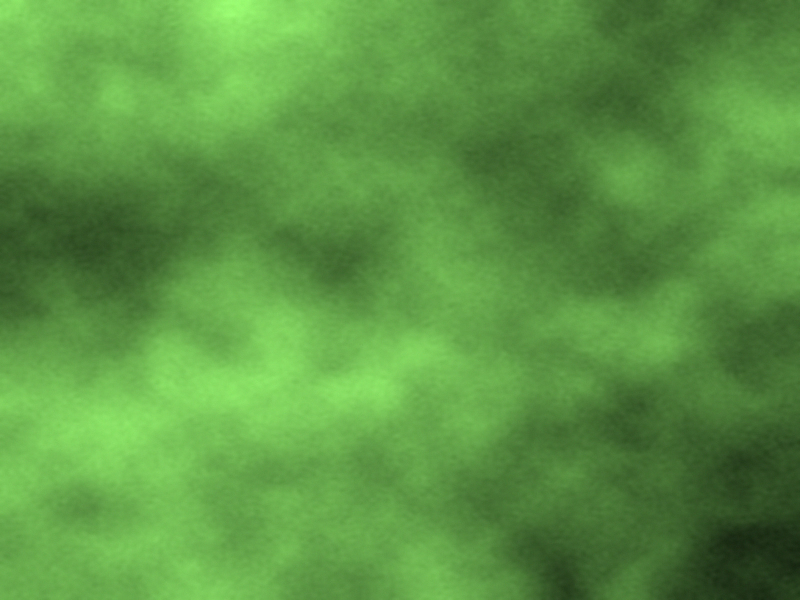
#> input picture testkit/out/foliage-locator.jpg, 1600 x 1200 px, given in place of landscape_1600x1200.png, which was not available (shown at 1/2 size)
$ python make_proof_images.py
#> lines starting #> are read from the running program, lines starting #| are printed output that depends on the picture; pictures that were not available may be replaced by others from this repository, and a replacement may not be noted
### robust_lab/channel.py
"""
Realistic social-platform channel models.

The upstream `channel_simulator/channel.py` models each platform as a single
"resize to width W, JPEG at quality Q" step. Real platforms are harsher:

  * they resize on the LONG edge, not the width, so portrait images are hit
    differently than landscape ones;
  * the output dimension is almost never a multiple of 8, so the receiver's
    8x8 DCT grid does not line up with the sender's;
  * quality is adaptive, not fixed, and is applied on top of an already-lossy
    input (double compression);
  * several platforms sharpen after downscaling;
  * some clients re-encode a second time on the receiving end.

Each profile below therefore has a *range* of behaviours, and `simulate()`
samples from it. `simulate_worst()` picks the harshest corner so a scheme can
be tested against the bad case rather than the lucky one.
"""

from __future__ import annotations

import io
import random
from dataclasses import dataclass, field

import numpy as np
from PIL import Image, ImageFilter


@dataclass(frozen=True)
class Profile:
    """One platform's image-processing behaviour."""

    name: str
    #: Max long-edge in pixels; the image is downscaled to fit. 0 = never resize.
    long_edge: int
    #: JPEG quality range the platform re-encodes with.
    quality: tuple[int, int]
    #: Chroma subsampling: 0 = 4:4:4, 2 = 4:2:0.
    subsampling: int = 2
    #: Unsharp-mask strength applied after downscale (0 = none).
    sharpen: float = 0.0
    #: Number of independent JPEG re-encodes (>1 models client + server passes).
    passes: int = 1
    #: Resampling filters the platform may use.
    filters: tuple[int, ...] = field(default=(Image.LANCZOS, Image.BICUBIC))
    #: Pixels that may be cropped off each edge (models aspect-ratio cropping).
    crop: int = 0


PROFILES: dict[str, Profile] = {
    # WhatsApp "standard quality": the harshest mainstream channel.
    "whatsapp": Profile(
        name="whatsapp",
        long_edge=1600,
        quality=(60, 75),
        subsampling=2,
        sharpen=0.0,
        passes=1,
    ),
    # WhatsApp "HD quality" toggle: larger cap, gentler quantisation.
    "whatsapp_hd": Profile(
        name="whatsapp_hd",
        long_edge=3000,
        quality=(75, 85),
        subsampling=2,
    ),
    # Telegram "compress image" (the default when sending from the gallery).
    "telegram": Profile(
        name="telegram",
        long_edge=1280,
        quality=(78, 89),
        subsampling=2,
    ),
    # Telegram "send as file" — lossless passthrough, the easy case.
    "telegram_file": Profile(
        name="telegram_file",
        long_edge=0,
        quality=(100, 100),
        subsampling=0,
    ),
    # Instagram feed: fixed 1080 width, sharpening, occasional edge crop.
    "instagram": Profile(
        name="instagram",
        long_edge=1080,
        quality=(72, 88),
        subsampling=2,
        sharpen=0.6,
        crop=4,
    ),
    # Facebook / Messenger.
    "facebook": Profile(
        name="facebook",
        long_edge=2048,
        quality=(70, 85),
        subsampling=2,
        sharpen=0.3,
    ),
    # X / Twitter.
    "twitter": Profile(
        name="twitter",
        long_edge=1600,
        quality=(75, 85),
        subsampling=2,
    ),
    # Worst realistic case: forwarded through two apps in a row.
    "whatsapp_twice": Profile(
        name="whatsapp_twice",
        long_edge=1600,
        quality=(60, 72),
        subsampling=2,
        passes=2,
    ),
}


def _to_pil(image) -> Image.Image:
    """Accept a path, raw bytes, or a PIL image and return RGB PIL."""
    if isinstance(image, Image.Image):
        return image.convert("RGB")
    if isinstance(image, (bytes, bytearray)):
        return Image.open(io.BytesIO(bytes(image))).convert("RGB")
    return Image.open(image).convert("RGB")


def _jpeg_roundtrip(img: Image.Image, quality: int, subsampling: int) -> Image.Image:
    buf = io.BytesIO()
    img.save(buf, format="JPEG", quality=quality, subsampling=subsampling, optimize=False)
    buf.seek(0)
    return Image.open(buf).convert("RGB")


def _apply(
    img: Image.Image,
    profile: Profile,
    quality: int,
    resample: int,
    crop_px: int,
) -> Image.Image:
    if crop_px > 0 and img.width > 2 * crop_px and img.height > 2 * crop_px:
        img = img.crop((crop_px, crop_px, img.width - crop_px, img.height - crop_px))

    if profile.long_edge > 0 and max(img.width, img.height) > profile.long_edge:
        scale = profile.long_edge / max(img.width, img.height)
        # Real platforms round to whole pixels; the result is rarely /8.
        new_w = max(1, int(round(img.width * scale)))
        new_h = max(1, int(round(img.height * scale)))
        img = img.resize((new_w, new_h), resample)

    if profile.sharpen > 0:
        img = img.filter(
            ImageFilter.UnsharpMask(radius=1.0, percent=int(profile.sharpen * 100), threshold=3)
        )

    for _ in range(profile.passes):
        img = _jpeg_roundtrip(img, quality, profile.subsampling)

    return img


def simulate(
    image,
    profile_name: str,
    output_path=None,
    rng: random.Random | None = None,
) -> bytes:
    """Push an image through one platform, sampling that platform's variability."""
    profile = PROFILES[profile_name]
    rng = rng or random.Random()

    quality = rng.randint(*profile.quality)
    resample = rng.choice(profile.filters)
    crop_px = rng.randint(0, profile.crop) if profile.crop else 0

    out = _apply(_to_pil(image), profile, quality, resample, crop_px)

    buf = io.BytesIO()
    out.save(buf, format="JPEG", quality=95, subsampling=profile.subsampling)
    data = buf.getvalue()
    if output_path is not None:
        with open(output_path, "wb") as fh:
            fh.write(data)
    return data


# [17 lines left out: function simulate_worst, not called in this run]


def psnr(a: Image.Image | str, b: Image.Image | str) -> float:
    """Peak signal-to-noise ratio between two images, for invisibility checks."""
    ia = np.asarray(_to_pil(a), dtype=np.float64)
#> in _to_pil, returned value is the input picture: PIL image 1600x1200 RGB; mean R, G, B 91.5, 149.6, 67.3
    ib = np.asarray(_to_pil(b), dtype=np.float64)
    if ia.shape != ib.shape:
        pb = _to_pil(b).resize((_to_pil(a).width, _to_pil(a).height), Image.LANCZOS)
        ib = np.asarray(pb, dtype=np.float64)
    mse = float(np.mean((ia - ib) ** 2))
    if mse == 0:
        return float("inf")
    return 10.0 * float(np.log10(255.0 * 255.0 / mse))

### robust_lab/make_proof_images.py
"""
Generate the visual proof images used in the contest entry boards.

Two things are worth showing rather than asserting:

  1. The stego image is indistinguishable from the cover, and the difference
     map - amplified far past what an eye could see - is structureless noise
     rather than a visible grid or block pattern.
  2. The payload still reads back after a real platform-style round trip,
     which is the whole claim.
"""

from __future__ import annotations

import io
import sys
from pathlib import Path

import numpy as np
from PIL import Image, ImageDraw, ImageFont

sys.path.insert(0, str(Path(__file__).parent))
import channel  # noqa: E402

HERE = Path(__file__).parent
REPO = HERE.parent
OUT = Path(r"C:\Users\saifs\Desktop\Stegstr Contest Entry\entry-images\assets")
OUT.mkdir(parents=True, exist_ok=True)

# A real photograph, when one is available. The synthetic benchmark covers are
# built for measurement, not for looking at, and a foggy gradient makes a poor
# argument that the change is invisible on real pictures.
PHOTO = OUT / "photo.jpg"
FALLBACK_COVER = HERE / "covers" / "landscape_1600x1200.png"
FALLBACK_STEGO = REPO / "testkit" / "out" / "landscape-locator.jpg"

PANEL_W, PANEL_H = 620, 465
GAP = 26
LABEL_H = 54
BG = (14, 17, 23)
FG = (232, 236, 243)
MUTED = (139, 148, 158)


def font(size: int, bold: bool = False):
    for name in (("seguisb.ttf", "segoeuib.ttf") if bold else ("segoeui.ttf",)):
        try:
            return ImageFont.truetype(name, size)
        except OSError:
            continue
    try:
        return ImageFont.truetype("arialbd.ttf" if bold else "arial.ttf", size)
    except OSError:
        return ImageFont.load_default()


def fit(img: Image.Image, w: int, h: int) -> Image.Image:
    """Cover-fit into w x h without distorting."""
    scale = max(w / img.width, h / img.height)
    resized = img.resize((max(1, round(img.width * scale)), max(1, round(img.height * scale))), Image.LANCZOS)
    left = (resized.width - w) // 2
    top = (resized.height - h) // 2
    return resized.crop((left, top, left + w, top + h))


def difference_map(cover: Image.Image, stego: Image.Image, gain: int = 24) -> Image.Image:
    """Amplified |cover - stego|, so the change is visible at all."""
    a = np.asarray(cover.convert("RGB"), dtype=np.float64)
    b = np.asarray(stego.convert("RGB").resize(cover.size, Image.LANCZOS), dtype=np.float64)
    diff = np.abs(a - b).mean(axis=2)
    diff = np.clip(diff * gain, 0, 255)
    # Tint it so it reads as a diagnostic overlay rather than a photo.
    rgb = np.zeros((*diff.shape, 3))
    rgb[:, :, 0] = diff * 0.45
    rgb[:, :, 1] = diff * 0.85
    rgb[:, :, 2] = diff
    return Image.fromarray(np.clip(rgb, 0, 255).astype(np.uint8), "RGB")


def source_pair() -> tuple[Path, Path, float]:
    """Return (cover, stego, psnr), embedding into the real photo when present."""
    if not PHOTO.exists():
        return FALLBACK_COVER, FALLBACK_STEGO, channel.psnr(FALLBACK_COVER, FALLBACK_STEGO)
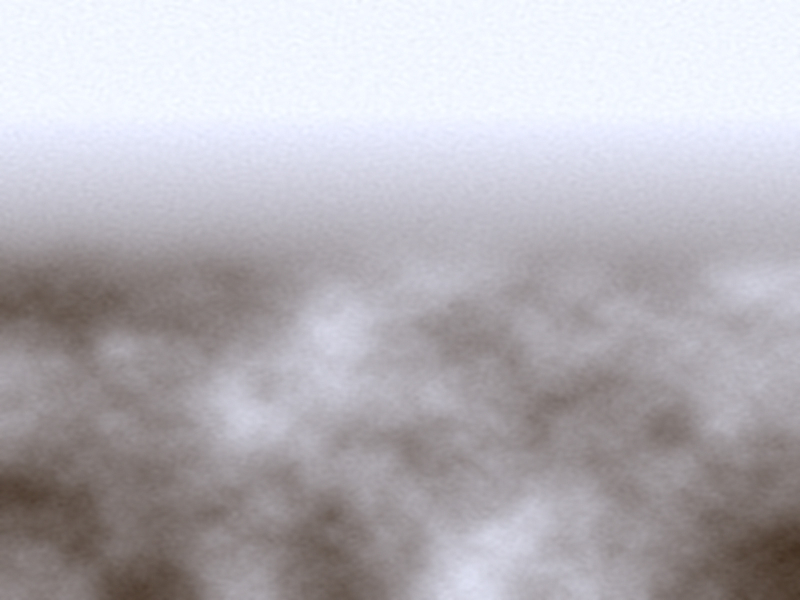
#> input picture testkit/out/landscape-locator.jpg, 1600 x 1200 px (shown at 1/2 size)
#> in _to_pil, returned value is the input picture: PIL image 1600x1200 RGB; mean R, G, B 181.2, 178, 183.7
#> in psnr, `mse = float(np.mean((ia - ib) ** 2))`: mse = 10240.2

    stego_path = OUT / "photo-stego.jpg"
    if not stego_path.exists():
        import base64
        import json
        import subprocess

        payload = b"stegstr|photo|locator"
        result = subprocess.run(
            [
                "node", str(REPO / "dist-cli" / "stegstr.mjs"), "embed", str(PHOTO),
                "-o", str(stego_path), "--payload-base64", base64.b64encode(payload).decode(),
                "--mode", "locator", "--json",
            ],
            capture_output=True, text=True,
        )
        if not json.loads(result.stdout or "{}").get("ok"):
            return FALLBACK_COVER, FALLBACK_STEGO, channel.psnr(FALLBACK_COVER, FALLBACK_STEGO)

    return PHOTO, stego_path, channel.psnr(PHOTO, stego_path)


def build_comparison() -> Path:
    cover_path, stego_path, psnr = source_pair()
    cover = Image.open(cover_path).convert("RGB")
    stego = Image.open(stego_path).convert("RGB")

    panels = [
        (fit(cover, PANEL_W, PANEL_H), "Original cover", "untouched"),
        (fit(stego, PANEL_W, PANEL_H), "Carrying a hidden message", f"PSNR {psnr:.1f} dB"),
        (fit(difference_map(cover, stego), PANEL_W, PANEL_H), "Difference, amplified 24x", "no grid, no blocks"),
    ]

    width = PANEL_W * 3 + GAP * 2
    height = PANEL_H + LABEL_H
    canvas = Image.new("RGB", (width, height), BG)
    draw = ImageDraw.Draw(canvas)

    f_label = font(24, bold=True)
    f_sub = font(20)

    for i, (panel, label, sub) in enumerate(panels):
        x = i * (PANEL_W + GAP)
        canvas.paste(panel, (x, 0))
        draw.text((x + 2, PANEL_H + 14), label, font=f_label, fill=FG)
        w = draw.textlength(label, font=f_label)
        draw.text((x + 2 + w + 14, PANEL_H + 17), sub, font=f_sub, fill=MUTED)

    path = OUT / "comparison.png"
    canvas.save(path)
    return path


def build_roundtrip() -> Path:
    """The same image before and after a modelled WhatsApp round trip."""
    _, stego_path, _ = source_pair()
    stego = Image.open(stego_path).convert("RGB")
    attacked_bytes = channel.simulate(stego_path, "whatsapp")
    attacked = Image.open(io.BytesIO(attacked_bytes)).convert("RGB")

    panels = [
        (fit(stego, PANEL_W, PANEL_H), f"Sent  {stego.width}x{stego.height}", f"{stego_path.stat().st_size // 1024} kB"),
        (fit(attacked, PANEL_W, PANEL_H), f"Received  {attacked.width}x{attacked.height}",
         f"{len(attacked_bytes) // 1024} kB, resized + recompressed"),
    ]

    width = PANEL_W * 2 + GAP
    height = PANEL_H + LABEL_H
    canvas = Image.new("RGB", (width, height), BG)
    draw = ImageDraw.Draw(canvas)
    f_label = font(24, bold=True)
    f_sub = font(20)

    for i, (panel, label, sub) in enumerate(panels):
        x = i * (PANEL_W + GAP)
        canvas.paste(panel, (x, 0))
        draw.text((x + 2, PANEL_H + 14), label, font=f_label, fill=FG)
        w = draw.textlength(label, font=f_label)
        draw.text((x + 2 + w + 14, PANEL_H + 17), sub, font=f_sub, fill=MUTED)

    path = OUT / "roundtrip.png"
    canvas.save(path)
    return path


if __name__ == "__main__":
    _c, _s, _p = source_pair()
    print(f"using cover {_c.name} -> stego {_s.name}, PSNR {_p:.1f} dB")
#| using cover landscape_1600x1200.png -> stego landscape-locator.jpg, PSNR 8.0 dB
    print("wrote", build_comparison())
#> in build_comparison, `cover_path, stego_path, psnr = source_pair()`: psnr = 8.03
#> in difference_map, `diff = np.abs(a - b).mean(axis=2)`:
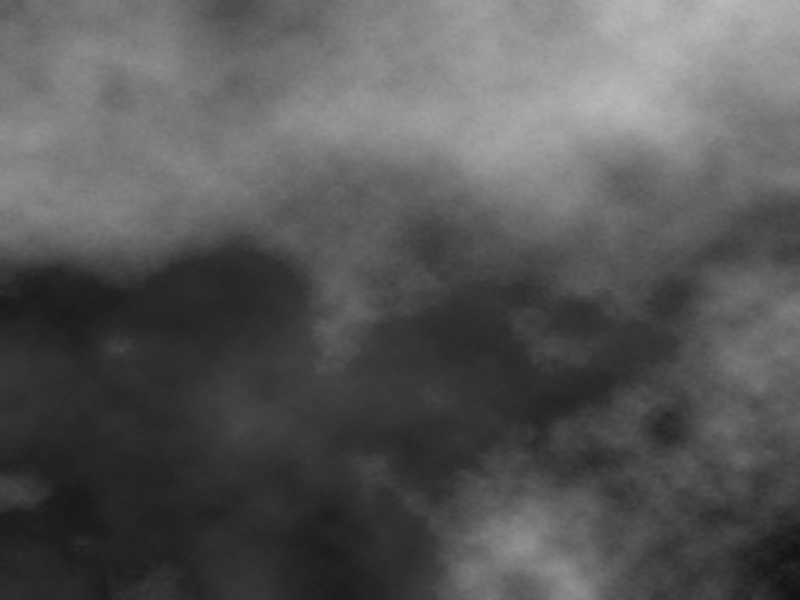
#> diff: shape (1200, 1600) float64 (shown at 1/2 size); min 17.33, max 188.7, mean 87.1
#> in difference_map, `diff = np.clip(diff * gain, 0, 255)`: diff: shape (1200, 1600) float64; every value is 255
#> in difference_map, `rgb[:, :, 1] = diff * 0.85`:
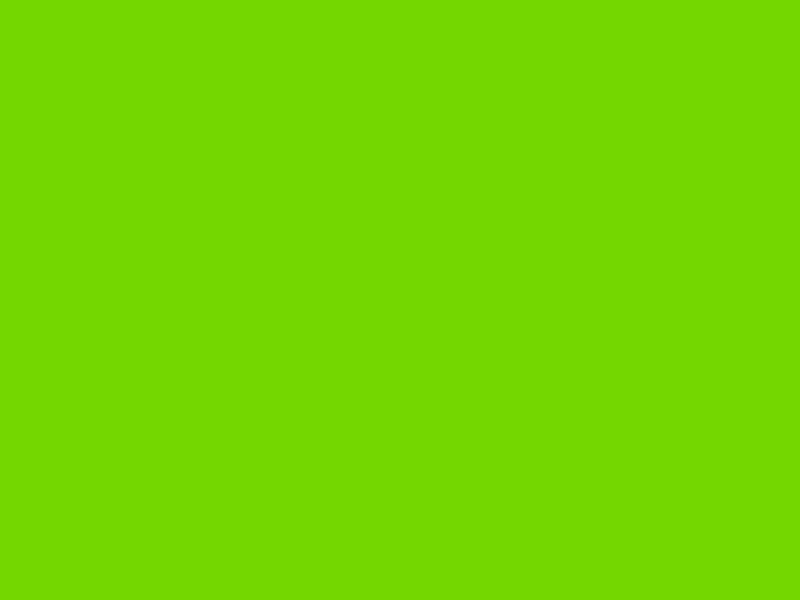
#> rgb: shape (1200, 1600, 3) float64 (shown at 1/2 size); mean of channels 0, 1, 2 114.8, 216.8, 0; drawn as R, G, B
#> call 3 of fit, with w = 620, h = 465
#> in fit (call 3), `resized = img.resize((max(1, round(img.width * scale)), max(1, round(i..`:
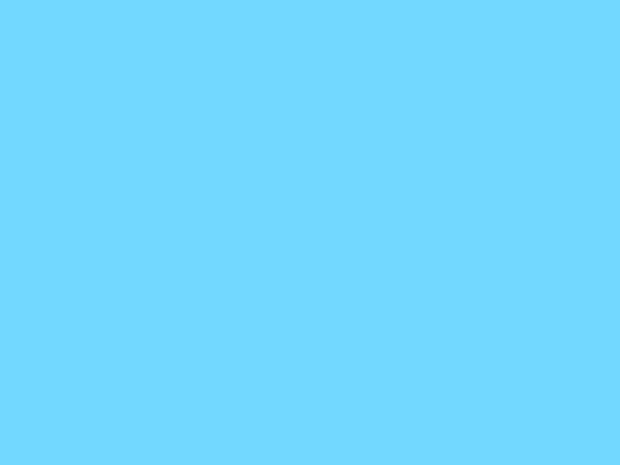
#> resized: PIL image 620x465 RGB; mean R, G, B 114, 216, 255
#> the loop in build_comparison, `for i, (panel, label, sub) in enumerate(panels):` made 3 passes
#> (label, sub, x, w) on passes 1 to 3: ('Original cover', 'untouched', 0, 168.3), ('Carrying a hidden message', 'PSNR 8.0 dB', 646, 329.9), ('Difference, amplified 24x', 'no grid, no blocks', 1292, 303.1)
#> after the loop in build_comparison, `for i, (panel, label, sub) in enumerate(panels):`:
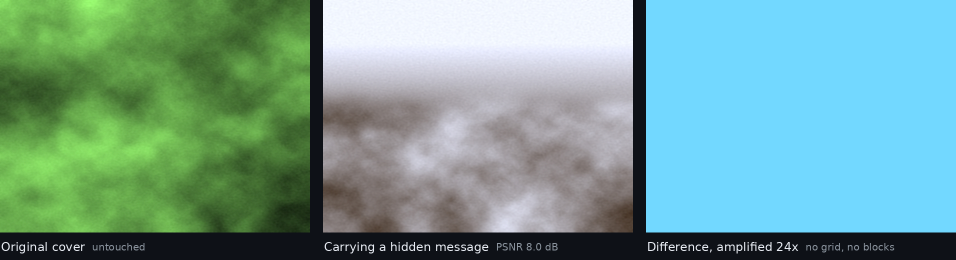
#> canvas: PIL image 1912x519 RGB (shown at 1/2 size); mean R, G, B 115.2, 161.2, 151.1
    print("wrote", build_roundtrip())
#> in build_roundtrip, `canvas = Image.new("RGB", (width, height), BG)`:
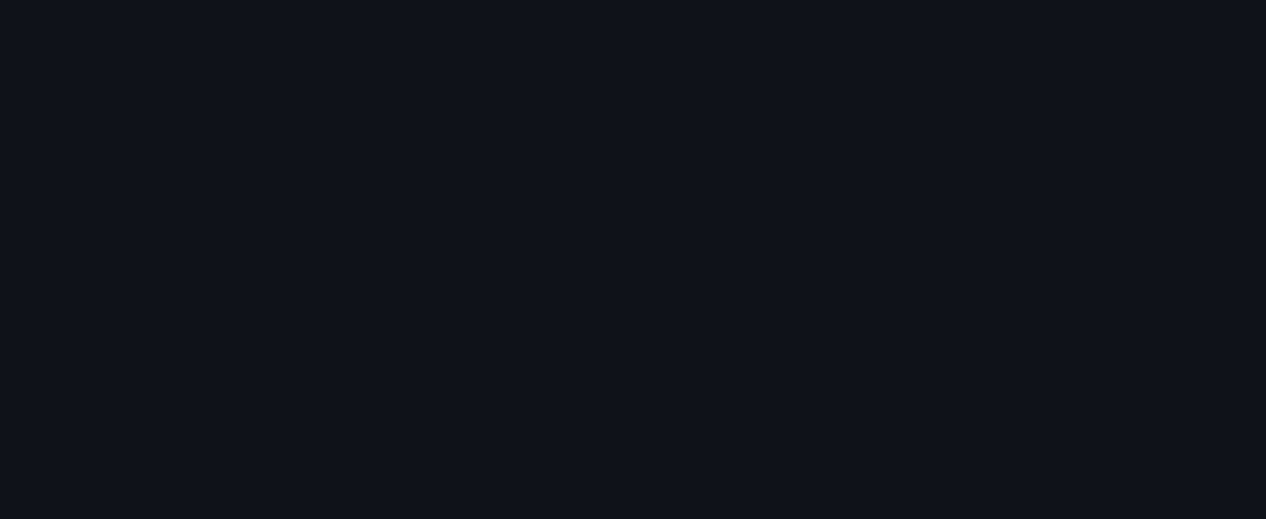
#> canvas: PIL image 1266x519 RGB; mean R, G, B 14, 17, 23
#> the loop in build_roundtrip, `for i, (panel, label, sub) in enumerate(panels):` made 2 passes
#> (label, sub, x, w) on passes 1 to 2: ('Sent  1600x1200', '218 kB', 0, 206.2), ('Received  1600x1200', '120 kB, resized + recompressed', 646, 260.8)
#> after the loop in build_roundtrip, `for i, (panel, label, sub) in enumerate(panels):`:
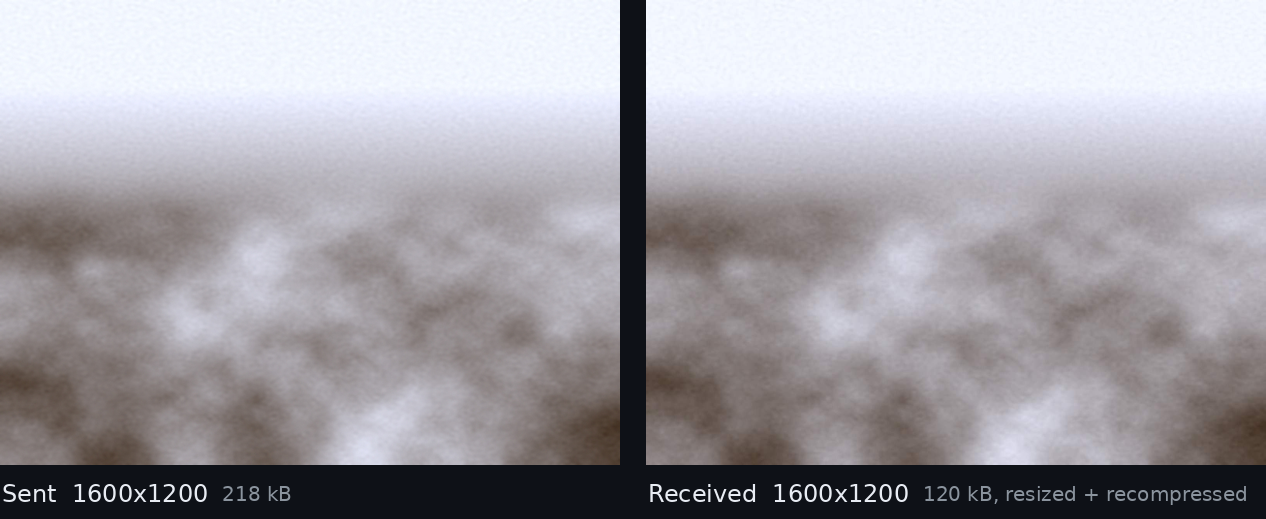
#> canvas: PIL image 1266x519 RGB; mean R, G, B 162, 159.4, 165.3
